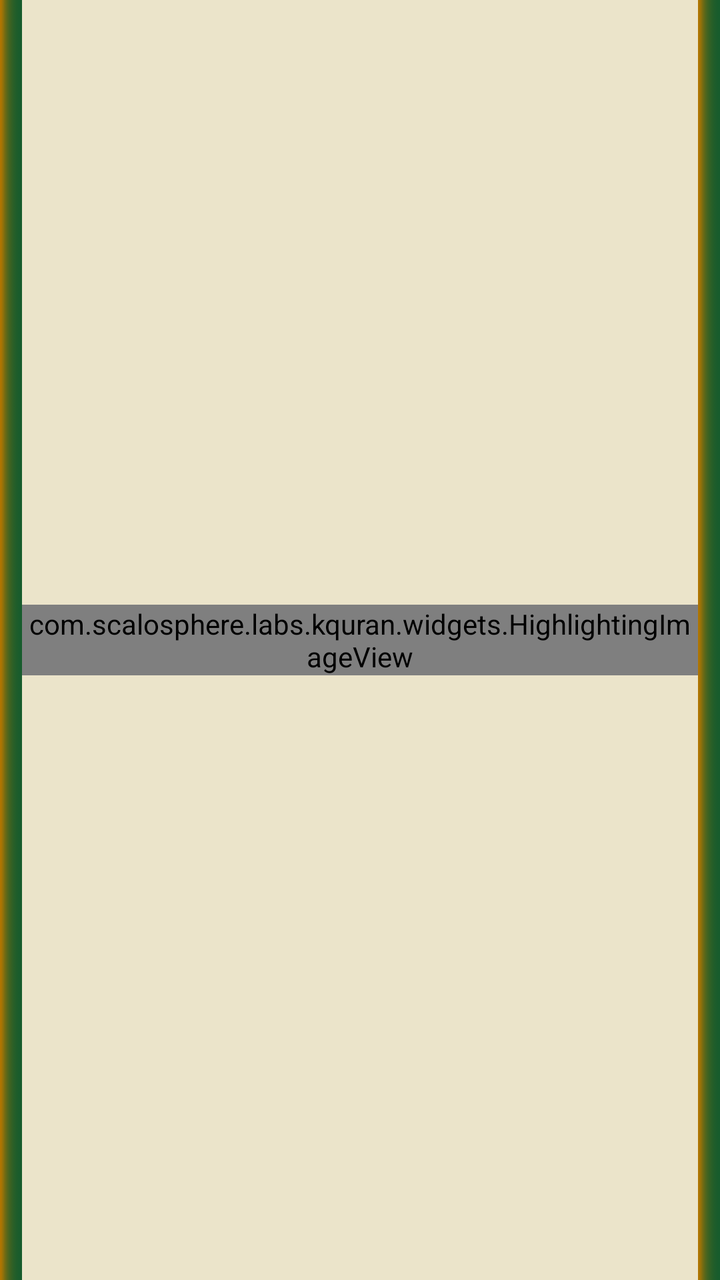
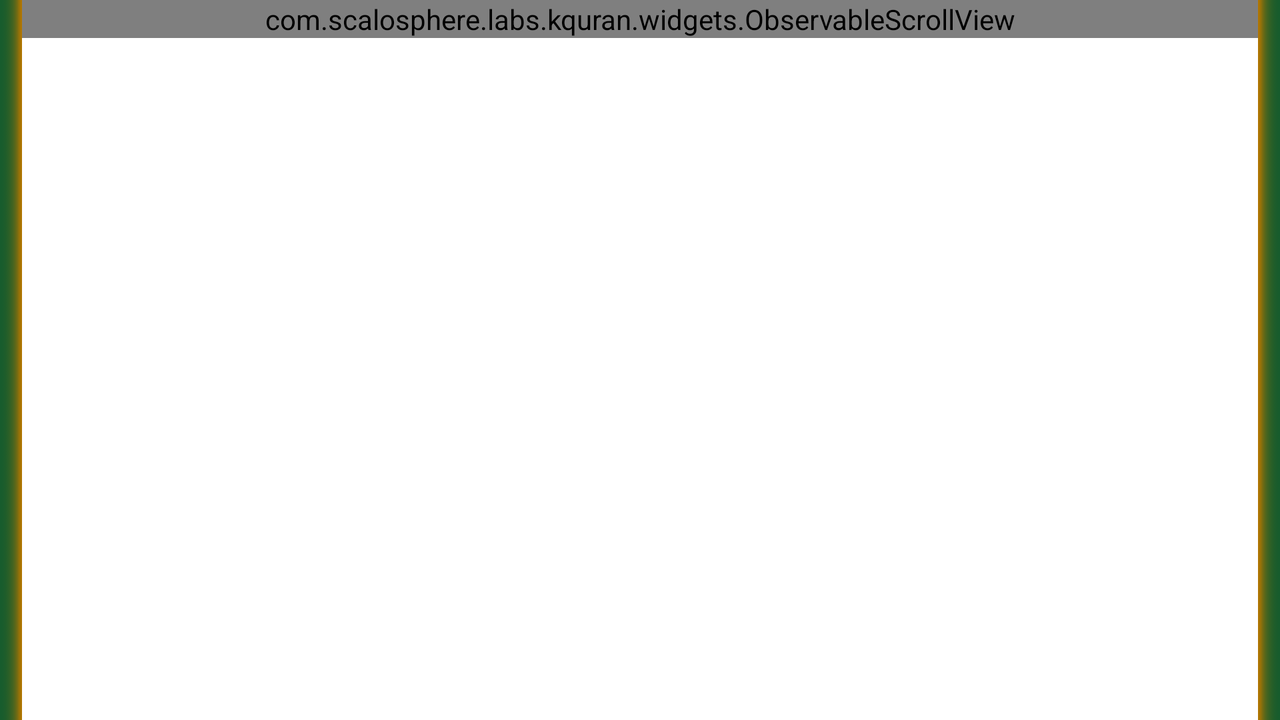

An Android layout and its configuration variant, each rendered on a device that would load it. The default file and the variant file are quoted in full after the pictures.
<!-- AndroidManifest.xml: fallback theme Theme.MaterialComponents.DayNight.NoActionBar -->
<!-- res/layout/quran_page_layout.xml -->
<?xml version="1.0" encoding="utf-8"?>
<RelativeLayout
	xmlns:android="http://schemas.android.com/apk/res/android"
	android:layout_width="match_parent"
	android:layout_height="match_parent"
	android:layout_gravity="center"
    android:background="@color/light_cream">
	<ImageView android:id="@+id/left_border"
	    android:background="@drawable/border_left"
	    android:contentDescription="@string/border"
	    android:layout_alignParentLeft="true"
	    android:layout_width="wrap_content"
	    android:layout_height="match_parent" />
	<com.scalosphere.labs.kquran.widgets.HighlightingImageView
		android:id="@+id/page_image"
        android:layout_centerInParent="true"
		android:layout_toRightOf="@id/left_border"
        android:layout_toLeftOf="@+id/right_border"
        android:layout_alignWithParentIfMissing="true"
  		android:layout_width="wrap_content"
  		android:layout_height="wrap_content" />
    <ImageView android:id="@+id/right_border"
        android:background="@drawable/border_right"
        android:contentDescription="@string/border"
        android:layout_alignParentLeft="true"
        android:layout_width="wrap_content"
        android:layout_height="match_parent" />
    <LinearLayout android:id="@+id/error_layout"
        android:layout_width="wrap_content"
        android:layout_height="wrap_content"
        android:layout_centerInParent="true"
        android:layout_toRightOf="@id/left_border"
        android:layout_toLeftOf="@+id/right_border"
        android:layout_alignWithParentIfMissing="true"
        android:visibility="gone"
        android:orientation="vertical">
        <Button android:id="@+id/retry_button"
            android:layout_width="wrap_content"
            android:layout_height="wrap_content"
            android:layout_gravity="center"
            android:text="@string/download_retry"/>
        <TextView android:id="@+id/reason_text"
            android:layout_width="wrap_content"
            android:layout_height="wrap_content"
            android:gravity="center"
            android:layout_gravity="center"/>
    </LinearLayout>
    <ImageView android:id="@id/right_border"
       android:background="@drawable/border_right"
       android:contentDescription="@string/border"
       android:layout_alignParentRight="true"
       android:layout_width="wrap_content"
       android:layout_height="match_parent" />
</RelativeLayout>
<!-- resources referenced by this layout -->
<resources>
  <color name="light_cream">#ebe4ca</color>
  <!-- drawable border_left: png bitmap (drawable, 111 bytes) -->
  <!-- drawable border_right: png bitmap (drawable, 111 bytes) -->
  <string name="border">ಸೀಮೆ</string>
  <string name="download_retry" translatable="false">ಮರುಪ್ರಯತ್ನಿಸಿ</string>
</resources>
<!-- res/layout-land/quran_page_layout.xml (the repository's variant of the layout above) -->
<!-- drawn on the phone turned sideways -->
<?xml version="1.0" encoding="utf-8"?>
<RelativeLayout
	xmlns:android="http://schemas.android.com/apk/res/android"
    xmlns:tools="http://schemas.android.com/tools"
    android:layout_width="match_parent"
	android:layout_height="match_parent"
	android:layout_gravity ="center">
	<ImageView android:id="@+id/left_border"
       android:background="@drawable/border_left"
       android:contentDescription="@string/border"
       android:layout_alignParentLeft="true"
       android:layout_width="wrap_content"
       android:layout_height="match_parent" />
 	<com.scalosphere.labs.kquran.widgets.ObservableScrollView
 		android:id="@+id/page_scroller"
 		android:layout_width="match_parent"
 		android:layout_height="wrap_content"
 		android:layout_toRightOf="@id/left_border"
        android:layout_toLeftOf="@+id/right_border"
 		android:layout_gravity="center_horizontal"
 		android:fillViewport="true"
        tools:ignore="InconsistentLayout">
        <com.scalosphere.labs.kquran.widgets.HighlightingImageView
            android:id="@+id/page_image"
            android:layout_gravity="center_horizontal"
            android:layout_width="match_parent"
            android:layout_height="wrap_content"/>
   </com.scalosphere.labs.kquran.widgets.ObservableScrollView>
   <LinearLayout android:id="@+id/error_layout"
        android:layout_width="wrap_content"
        android:layout_height="wrap_content"
        android:layout_centerInParent="true"
        android:layout_toRightOf="@id/left_border"
        android:layout_toLeftOf="@+id/right_border"
        android:layout_alignWithParentIfMissing="true"
        android:visibility="gone"
        android:orientation="vertical">
        <Button android:id="@+id/retry_button"
            android:layout_width="wrap_content"
            android:layout_height="wrap_content"
            android:layout_gravity="center"
            android:text="@string/download_retry"/>
        <TextView android:id="@+id/reason_text"
            android:layout_width="wrap_content"
            android:layout_height="wrap_content"
            android:gravity="center"
            android:layout_gravity="center"/>
   </LinearLayout>
   <ImageView android:id="@id/right_border"
       android:background="@drawable/border_right"
       android:contentDescription="@string/border"
       android:layout_alignParentRight="true"
       android:layout_width="wrap_content"
       android:layout_height="match_parent" />
</RelativeLayout>
<!-- resources referenced by the variant -->
<!-- as the phone turned sideways resolves them -->
<resources>
  <!-- drawable border_left: png bitmap (drawable, 111 bytes) -->
  <!-- drawable border_right: png bitmap (drawable, 111 bytes) -->
  <string name="border">ಸೀಮೆ</string>
  <string name="download_retry" translatable="false">ಮರುಪ್ರಯತ್ನಿಸಿ</string>
</resources>
